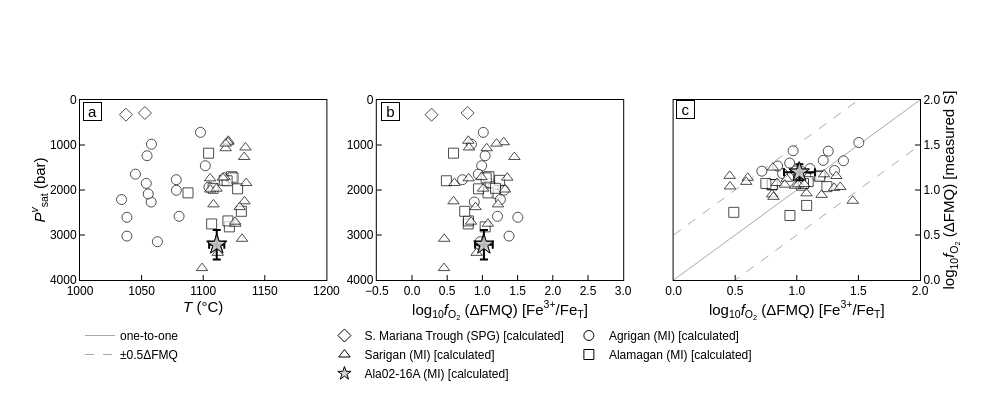

The notebook cell this image was saved under:
### Code cell
fig = make_subplots(rows=1, cols=3,
                   shared_yaxes = False, shared_xaxes = False,
                   vertical_spacing=0.08, horizontal_spacing=0.06)

data = pvsat

# T-P
r = 1
c = 1
fig.add_trace(go.Scatter(mode = "markers", x=data["T_C"], y=data["P_bar"], showlegend=False,
                         marker=dict(symbol=my_analyses["Symbol"], color='white', line_color="black", size=my_analyses['Size'], line_width=1)), row = r, col = c)
fig.add_trace(go.Scatter(mode = "markers", x=[pvsat_stats["T_mean"]], y=[pvsat_stats["P_mean"]], showlegend=False,
                         error_x=dict(type='constant', value=2*pvsat_stats["T_sd"],visible=True),
                         error_y=dict(type='constant', value=2*pvsat_stats["P_sd"],visible=True),
                         marker=dict(symbol=[my_analyses.loc[29,"Symbol"]], color='black', line_color="black", size=[my_analyses.loc[29,'Size']], line_width=1)), row = r, col = c)
fig.add_trace(go.Scatter(mode = "markers", x=[pvsat_stats["T_mean"]], y=[pvsat_stats["P_mean"]], showlegend=False,
                         marker=dict(symbol=[my_analyses.loc[29,"Symbol"]], color='white', line_color="black", size=[my_analyses.loc[29,'Size']], line_width=1)), row = r, col = c)
fig.update_xaxes(range = [1000,1200], dtick = 50, title = "<i>T</i> (\u00B0C)", row = r, col = c)
fig.update_yaxes(range = [4000,0], dtick = 1000, title = "<i>P<sup>v</sup></i><sub>sat</sub> (bar)",  row = r, col = c)
fig.add_annotation(x=1010, y=250,text="a",showarrow=False, bordercolor = "black", bgcolor="white",
                   width=15, height=15,font=dict(color="black",size=15),textangle=0,  row = r, col = c)

# DFMQ-P
r = 1
c = 2
fig.add_trace(go.Scatter(mode = "markers", x=data["fO2_DFMQ"], y=data["P_bar"], showlegend=False,
                         marker=dict(symbol=my_analyses["Symbol"], color='white', line_color="black", size=my_analyses['Size'], line_width=1)), row = r, col = c)
fig.add_trace(go.Scatter(mode = "markers", x=[pvsat_stats["fO2_mean"]], y=[pvsat_stats["P_mean"]], showlegend=False,
                         error_x=dict(type='constant', value=2*pvsat_stats["fO2_sd"],visible=True),
                         error_y=dict(type='constant', value=2*pvsat_stats["P_sd"],visible=True),
                         marker=dict(symbol=[my_analyses.loc[29,"Symbol"]], color='black', line_color="black", size=[my_analyses.loc[29,'Size']], line_width=1)), row = r, col = c)
fig.add_trace(go.Scatter(mode = "markers", x=[pvsat_stats["fO2_mean"]], y=[pvsat_stats["P_mean"]], showlegend=False,
                         marker=dict(symbol=[my_analyses.loc[29,"Symbol"]], color='white', line_color="black", size=[my_analyses.loc[29,'Size']], line_width=1)), row = r, col = c)
fig.update_yaxes(range = [4000,0], dtick = 1000, row = r, col = c)
fig.update_xaxes(range = [-0.5,3], dtick = 0.5, title = "log<sub>10</sub><i>f</i><sub>O<sub>2</sub></sub> (\u0394FMQ) [Fe<sup>3+</sup>/Fe<sub>T</sub>]", tickformat = ".1f", row = r, col = c)
fig.add_annotation(x=-0.3, y=250,text="b",showarrow=False, bordercolor = "black", bgcolor="white",
                   width=15, height=15,font=dict(color="black",size=15),textangle=0,  row = r, col = c)

# fO2-fO2
r = 1
c = 3
fig.add_trace(go.Scatter(mode = "lines", x=[0,4000], y=[0,4000], line_color = "darkgrey", line_width = 1, showlegend = False, 
                         line_dash = "solid"), row = r, col = c)
fig.add_trace(go.Scatter(mode = "lines", x=[0,2], y=[-0.5,1.5], line_color = "darkgrey", line_width = 1,showlegend=False, 
                         line_dash = "dash"), row = r, col = c)
fig.add_trace(go.Scatter(mode = "lines", x=[0,2], y=[0.5,2.5], line_color = "darkgrey", line_width = 1,showlegend=False,
                         line_dash = "dash"), row = r, col = c)
fig.add_trace(go.Scatter(mode = "markers", x=pvsat["fO2_DFMQ"], y=fO2fromS["DFMQ-sulfide"], showlegend = False,
                         marker=dict(symbol=my_analyses["Symbol"], color='white', line_color="black", size=my_analyses['Size'], line_width=1)), row = r, col = c)
fig.add_trace(go.Scatter(mode = "markers", x=[pvsat_stats["fO2_mean"]], y=[fO2fromS_stats["fO2_mean"]], showlegend = False,
                         error_x=dict(type='constant', value=2*pvsat_stats["fO2_sd"],visible=True),
                         error_y=dict(type='constant', value=2*fO2fromS_stats["fO2_sd"],visible=True),
                         marker=dict(symbol=[my_analyses.loc[29,"Symbol"]], color='black', line_color="black", size=[my_analyses.loc[29,'Size']], line_width=1)), row = r, col = c)
fig.add_trace(go.Scatter(mode = "markers", x=[pvsat_stats["fO2_mean"]], y=[fO2fromS_stats["fO2_mean"]], showlegend = False,
                         marker=dict(symbol=[my_analyses.loc[29,"Symbol"]], color='white', line_color="black", size=[my_analyses.loc[29,'Size']], line_width=1)), row = r, col = c)
fig.update_yaxes(range = [0,2], dtick = 0.5, title = "log<sub>10</sub><i>f</i><sub>O<sub>2</sub></sub> (\u0394FMQ) [measured S]", tickformat = ".1f",side='right', row = r, col = c)
fig.update_xaxes(range = [0,2], dtick = 0.5, title = "log<sub>10</sub><i>f</i><sub>O<sub>2</sub></sub> (\u0394FMQ) [Fe<sup>3+</sup>/Fe<sub>T</sub>]",  tickformat = ".1f", row = r, col = c)
fig.add_annotation(x=0.1, y=1.9,text="c",showarrow=False, bordercolor = "black", bgcolor="white",
                   width=15, height=15,font=dict(color="black",size=15),textangle=0,  row = r, col = c)

# create legend
fig.add_trace(go.Scatter(mode = "lines", x=[-1000,-1000], y=[-1000,-1000], line_color="darkgrey", line_width=1,
                         name="one-to-one"))
fig.add_trace(go.Scatter(mode = "markers", x=[-1000,-1000], y=[-1000,-1000],
                         marker=dict(symbol="diamond", color="white", line_color="black", size=10., line_width=1),
                         name="S. Mariana Trough (SPG) [calculated]"))
fig.add_trace(go.Scatter(mode = "markers", x=[-1000,-1000], y=[-1000,-1000],
                         marker=dict(symbol="circle", color="white", line_color="black", size=10., line_width=1),
                         name="Agrigan (MI) [calculated]"))
fig.add_trace(go.Scatter(mode = "lines", x=[-1000,-1000], y=[-1000,-1000], line_color="darkgrey", line_width=1,line_dash='dash',
                         name="\u00B10.5\u0394FMQ"))
fig.add_trace(go.Scatter(mode = "markers", x=[-1000,-1000], y=[-1000,-1000],
                         marker=dict(symbol="triangle-up", color="white", line_color="black", size=10., line_width=1),
                         name="Sarigan (MI) [calculated]"))
fig.add_trace(go.Scatter(mode = "markers", x=[-1000,-1000], y=[-1000,-1000],
                         marker=dict(symbol="square", color="white", line_color="black", size=10., line_width=1),
                         name="Alamagan (MI) [calculated]"))
fig.add_trace(go.Scatter(mode = "markers", x=[-1000,-1000], y=[-1000,-1000],
                         marker=dict(symbol="circle", color="white", line_color="white", size=10., line_width=1),
                         name=""))
fig.add_trace(go.Scatter(mode = "markers", x=[-1000,-1000], y=[-1000,-1000],
                         marker=dict(symbol="star", color="lightgrey", line_color="black", size=10., line_width=1),
                         name="Ala02-16A (MI) [calculated]"))
fig.update_layout(legend=dict(
    orientation="h",
    yanchor="bottom",
    y=-0.6,
    xanchor="left",
    x=0
))

fig.update_layout(height=400, width=1000, plot_bgcolor='rgb(255,255,255)' , showlegend = True)

fig.update_xaxes(showline=True, linewidth=1, linecolor='black', mirror=True, 
                 ticks="inside", ticklen=5, title_standoff = 0, tickcolor="black",
                 title_font=dict(size=15, family='Helvetica', color='black'), 
                 tickfont=dict(family='Helvetica', color='black', size=12))
fig.update_yaxes(showline=True, linewidth=1, linecolor='black', mirror=True, 
                 ticks="inside", ticklen=5, title_standoff = 0, tickcolor="black",
                title_font=dict(size=15, family='Helvetica', color='black'), 
                 tickfont=dict(family='Helvetica', color='black', size=12))

fig.update_layout(font_family="Helvetica",font_color="black")

fig.show()

### Figure 1 — Plotly figure (JSON) as saved in the notebook; plotly's stock layout.template omitted (floating-point values rounded to 4 significant figures)
{"data": [{"marker": {"color": "white", "line": {"color": "black", "width": 1}, "size": [10, 10, 10, 10, 10, 10, 10, 10, 10, 10, 10, 10, 10, 10, 10, 10, 10, 10, 10, 10, 10, 10, 10, 10, 10, 10, 10, 10, 10, 15, 10, 10, 10, 10, 10, 10, 10, 10, 10, 10, 10, 10, 10, 10, 10, 10, 10, 10, 10, 10, 10], "symbol": ["diamond", "diamond", "circle", "circle", "circle", "circle", "circle", "circle", "circle", "circle", "circle", "circle", "circle", "circle", "circle", "circle", "circle", "circle", "square", "square", "square", "square", "square", "square", "square", "square", "square", "square", "square", "star", "square", "triangle-up", "triangle-up", "triangle-up", "triangle-up", "triangle-up", "triangle-up", "triangle-up", "triangle-up", "triangle-up", "triangle-up", "triangle-up", "triangle-up", "triangle-up", "triangle-up", "triangle-up", "triangle-up", "triangle-up", "triangle-up", "triangle-up", "triangle-up"]}, "mode": "markers", "showlegend": false, "type": "scatter", "x": [1037.0, 1053.0, 1063.0, 1058.0, 1105.0, 1102.0, 1078.0, 1098.0, 1055.0, 1058.0, 1038.0, 1054.0, 1045.0, 1054.0, 1078.0, 1038.0, 1080.0, 1034.0, 1117.0, 1104.0, 1088.0, 1108.0, 1121.0, 1123.0, 1124.0, 1128.0, 1107.0, 1120.0, 1131.0, 1111.0, 1119.0, 1133.0, 1112.0, 1117.0, 1108.0, 1106.0, 1111.0, 1120.0, 1134.0, 1120.0, 1118.0, 1118.0, 1126.0, 1116.0, 1135.0, 1126.0, 1133.0, 1130.0, 1099.0, 1132.0, 1106.0], "xaxis": "x", "y": [326.7, 288.7, 3149.0, 2268.0, 1936.0, 1460.0, 1772.0, 719.4, 2088.0, 982.4, 2607.0, 1852.0, 1648.0, 1238.0, 2006.0, 3024.0, 2584.0, 2212.0, 1785.0, 1182.0, 2064.0, 1963.0, 2819.0, 1705.0, 1730.0, 1974.0, 2754.0, 2687.0, 2474.0, 3203.0, 1795.0, 1266.0, 3396.0, 1713.0, 2320.0, 1989.0, 1970.0, 906.5, 1055.0, 938.1, 1072.0, 968.8, 2750.0, 1726.0, 1846.0, 2704.0, 2252.0, 2381.0, 3735.0, 3085.0, 1741.0], "yaxis": "y"}, {"error_x": {"type": "constant", "value": 6.163, "visible": true}, "error_y": {"type": "constant", "value": 328.4, "visible": true}, "marker": {"color": "black", "line": {"color": "black", "width": 1}, "size": [15], "symbol": ["star"]}, "mode": "markers", "showlegend": false, "type": "scatter", "x": [1111.0], "xaxis": "x", "y": [3215.0], "yaxis": "y"}, {"marker": {"color": "white", "line": {"color": "black", "width": 1}, "size": [15], "symbol": ["star"]}, "mode": "markers", "showlegend": false, "type": "scatter", "x": [1111.0], "xaxis": "x", "y": [3215.0], "yaxis": "y"}, {"marker": {"color": "white", "line": {"color": "black", "width": 1}, "size": [10, 10, 10, 10, 10, 10, 10, 10, 10, 10, 10, 10, 10, 10, 10, 10, 10, 10, 10, 10, 10, 10, 10, 10, 10, 10, 10, 10, 10, 15, 10, 10, 10, 10, 10, 10, 10, 10, 10, 10, 10, 10, 10, 10, 10, 10, 10, 10, 10, 10, 10], "symbol": ["diamond", "diamond", "circle", "circle", "circle", "circle", "circle", "circle", "circle", "circle", "circle", "circle", "circle", "circle", "circle", "circle", "circle", "circle", "square", "square", "square", "square", "square", "square", "square", "square", "square", "square", "square", "star", "square", "triangle-up", "triangle-up", "triangle-up", "triangle-up", "triangle-up", "triangle-up", "triangle-up", "triangle-up", "triangle-up", "triangle-up", "triangle-up", "triangle-up", "triangle-up", "triangle-up", "triangle-up", "triangle-up", "triangle-up", "triangle-up", "triangle-up", "triangle-up"]}, "mode": "markers", "showlegend": false, "type": "scatter", "x": [0.278, 0.7905, 0.97, 0.8843, 1.152, 0.99, 0.7162, 1.012, 1.195, 0.8444, 1.503, 1.108, 0.9422, 1.039, 1.306, 1.379, 1.214, 1.255, 1.244, 0.5897, 1.08, 1.187, 1.039, 1.093, 1.054, 0.9442, 0.7989, 0.8018, 0.7489, 1.016, 0.4885, 1.454, 0.9182, 0.9871, 1.221, 1.321, 1.011, 0.7996, 0.8103, 1.303, 1.061, 1.201, 1.079, 1.352, 0.6018, 0.8387, 0.5894, 0.902, 0.455, 0.4578, 0.8058], "xaxis": "x2", "y": [326.7, 288.7, 3149.0, 2268.0, 1936.0, 1460.0, 1772.0, 719.4, 2088.0, 982.4, 2607.0, 1852.0, 1648.0, 1238.0, 2006.0, 3024.0, 2584.0, 2212.0, 1785.0, 1182.0, 2064.0, 1963.0, 2819.0, 1705.0, 1730.0, 1974.0, 2754.0, 2687.0, 2474.0, 3203.0, 1795.0, 1266.0, 3396.0, 1713.0, 2320.0, 1989.0, 1970.0, 906.5, 1055.0, 938.1, 1072.0, 968.8, 2750.0, 1726.0, 1846.0, 2704.0, 2252.0, 2381.0, 3735.0, 3085.0, 1741.0], "yaxis": "y2"}, {"error_x": {"type": "constant", "value": 0.1255, "visible": true}, "error_y": {"type": "constant", "value": 328.4, "visible": true}, "marker": {"color": "black", "line": {"color": "black", "width": 1}, "size": [15], "symbol": ["star"]}, "mode": "markers", "showlegend": false, "type": "scatter", "x": [1.022], "xaxis": "x2", "y": [3215.0], "yaxis": "y2"}, {"marker": {"color": "white", "line": {"color": "black", "width": 1}, "size": [15], "symbol": ["star"]}, "mode": "markers", "showlegend": false, "type": "scatter", "x": [1.022], "xaxis": "x2", "y": [3215.0], "yaxis": "y2"}, {"line": {"color": "darkgrey", "dash": "solid", "width": 1}, "mode": "lines", "showlegend": false, "type": "scatter", "x": [0, 4000], "xaxis": "x3", "y": [0, 4000], "yaxis": "y3"}, {"line": {"color": "darkgrey", "dash": "dash", "width": 1}, "mode": "lines", "showlegend": false, "type": "scatter", "x": [0, 2], "xaxis": "x3", "y": [-0.5, 1.5], "yaxis": "y3"}, {"line": {"color": "darkgrey", "dash": "dash", "width": 1}, "mode": "lines", "showlegend": false, "type": "scatter", "x": [0, 2], "xaxis": "x3", "y": [0.5, 2.5], "yaxis": "y3"}, {"marker": {"color": "white", "line": {"color": "black", "width": 1}, "size": [10, 10, 10, 10, 10, 10, 10, 10, 10, 10, 10, 10, 10, 10, 10, 10, 10, 10, 10, 10, 10, 10, 10, 10, 10, 10, 10, 10, 10, 15, 10, 10, 10, 10, 10, 10, 10, 10, 10, 10, 10, 10, 10, 10, 10, 10, 10, 10, 10, 10, 10], "symbol": ["diamond", "diamond", "circle", "circle", "circle", "circle", "circle", "circle", "circle", "circle", "circle", "circle", "circle", "circle", "circle", "circle", "circle", "circle", "square", "square", "square", "square", "square", "square", "square", "square", "square", "square", "square", "star", "square", "triangle-up", "triangle-up", "triangle-up", "triangle-up", "triangle-up", "triangle-up", "triangle-up", "triangle-up", "triangle-up", "triangle-up", "triangle-up", "triangle-up", "triangle-up", "triangle-up", "triangle-up", "triangle-up", "triangle-up", "triangle-up", "triangle-up", "triangle-up"]}, "mode": "markers", "showlegend": false, "type": "scatter", "x": [0.278, 0.7905, 0.97, 0.8843, 1.152, 0.99, 0.7162, 1.012, 1.195, 0.8444, 1.503, 1.108, 0.9422, 1.039, 1.306, 1.379, 1.214, 1.255, 1.244, 0.5897, 1.08, 1.187, 1.039, 1.093, 1.054, 0.9442, 0.7989, 0.8018, 0.7489, 1.016, 0.4885, 1.454, 0.9182, 0.9871, 1.221, 1.321, 1.011, 0.7996, 0.8103, 1.303, 1.061, 1.201, 1.079, 1.352, 0.6018, 0.8387, 0.5894, 0.902, 0.455, 0.4578, 0.8058], "xaxis": "x3", "y": ["", "", 1.436, 1.183, 1.162, 1.212, 1.209, 1.161, 1.16, 1.266, 1.528, 1.238, 1.299, 1.205, 1.216, 1.324, 1.33, 1.432, 1.037, "", 0.8287, 1.152, 1.053, 1.093, 1.072, 0.7167, 1.056, 1.061, 1.072, 1.197, 0.7519, 0.8806, 1.125, 1.047, 1.174, 1.155, 1.063, 0.9514, 0.9241, 1.024, 1.064, 0.946, 0.963, 1.034, 1.135, 1.078, 1.09, 1.059, 1.157, 1.039, 1.249], "yaxis": "y3"}, {"error_x": {"type": "constant", "value": 0.1255, "visible": true}, "error_y": {"type": "constant", "value": 0.08952, "visible": true}, "marker": {"color": "black", "line": {"color": "black", "width": 1}, "size": [15], "symbol": ["star"]}, "mode": "markers", "showlegend": false, "type": "scatter", "x": [1.022], "xaxis": "x3", "y": [1.196], "yaxis": "y3"}, {"marker": {"color": "white", "line": {"color": "black", "width": 1}, "size": [15], "symbol": ["star"]}, "mode": "markers", "showlegend": false, "type": "scatter", "x": [1.022], "xaxis": "x3", "y": [1.196], "yaxis": "y3"}, {"line": {"color": "darkgrey", "width": 1}, "mode": "lines", "name": "one-to-one", "type": "scatter", "x": [-1000, -1000], "y": [-1000, -1000]}, {"marker": {"color": "white", "line": {"color": "black", "width": 1}, "size": 10, "symbol": "diamond"}, "mode": "markers", "name": "S. Mariana Trough (SPG) [calculated]", "type": "scatter", "x": [-1000, -1000], "y": [-1000, -1000]}, {"marker": {"color": "white", "line": {"color": "black", "width": 1}, "size": 10, "symbol": "circle"}, "mode": "markers", "name": "Agrigan (MI) [calculated]", "type": "scatter", "x": [-1000, -1000], "y": [-1000, -1000]}, {"line": {"color": "darkgrey", "dash": "dash", "width": 1}, "mode": "lines", "name": "±0.5ΔFMQ", "type": "scatter", "x": [-1000, -1000], "y": [-1000, -1000]}, {"marker": {"color": "white", "line": {"color": "black", "width": 1}, "size": 10, "symbol": "triangle-up"}, "mode": "markers", "name": "Sarigan (MI) [calculated]", "type": "scatter", "x": [-1000, -1000], "y": [-1000, -1000]}, {"marker": {"color": "white", "line": {"color": "black", "width": 1}, "size": 10, "symbol": "square"}, "mode": "markers", "name": "Alamagan (MI) [calculated]", "type": "scatter", "x": [-1000, -1000], "y": [-1000, -1000]}, {"marker": {"color": "white", "line": {"color": "white", "width": 1}, "size": 10, "symbol": "circle"}, "mode": "markers", "name": "", "type": "scatter", "x": [-1000, -1000], "y": [-1000, -1000]}, {"marker": {"color": "lightgrey", "line": {"color": "black", "width": 1}, "size": 10, "symbol": "star"}, "mode": "markers", "name": "Ala02-16A (MI) [calculated]", "type": "scatter", "x": [-1000, -1000], "y": [-1000, -1000]}], "layout": {"annotations": [{"bgcolor": "white", "bordercolor": "black", "font": {"color": "black", "size": 15}, "height": 15, "showarrow": false, "text": "a", "textangle": 0, "width": 15, "x": 1010, "xref": "x", "y": 250, "yref": "y"}, {"bgcolor": "white", "bordercolor": "black", "font": {"color": "black", "size": 15}, "height": 15, "showarrow": false, "text": "b", "textangle": 0, "width": 15, "x": -0.3, "xref": "x2", "y": 250, "yref": "y2"}, {"bgcolor": "white", "bordercolor": "black", "font": {"color": "black", "size": 15}, "height": 15, "showarrow": false, "text": "c", "textangle": 0, "width": 15, "x": 0.1, "xref": "x3", "y": 1.9, "yref": "y3"}], "font": {"color": "black", "family": "Helvetica"}, "height": 400, "legend": {"orientation": "h", "x": 0, "xanchor": "left", "y": -0.6, "yanchor": "bottom"}, "plot_bgcolor": "rgb(255,255,255)", "showlegend": true, "width": 1000, "xaxis": {"anchor": "y", "domain": [0, 0.2933], "dtick": 50, "linecolor": "black", "linewidth": 1, "mirror": true, "range": [1000, 1200], "showline": true, "tickcolor": "black", "tickfont": {"color": "black", "family": "Helvetica", "size": 12}, "ticklen": 5, "ticks": "inside", "title": {"font": {"color": "black", "family": "Helvetica", "size": 15}, "standoff": 0, "text": "<i>T</i> (°C)"}}, "xaxis2": {"anchor": "y2", "domain": [0.3533, 0.6467], "dtick": 0.5, "linecolor": "black", "linewidth": 1, "mirror": true, "range": [-0.5, 3], "showline": true, "tickcolor": "black", "tickfont": {"color": "black", "family": "Helvetica", "size": 12}, "tickformat": ".1f", "ticklen": 5, "ticks": "inside", "title": {"font": {"color": "black", "family": "Helvetica", "size": 15}, "standoff": 0, "text": "log<sub>10</sub><i>f</i><sub>O<sub>2</sub></sub> (ΔFMQ) [Fe<sup>3+</sup>/Fe<sub>T</sub>]"}}, "xaxis3": {"anchor": "y3", "domain": [0.7067, 1], "dtick": 0.5, "linecolor": "black", "linewidth": 1, "mirror": true, "range": [0, 2], "showline": true, "tickcolor": "black", "tickfont": {"color": "black", "family": "Helvetica", "size": 12}, "tickformat": ".1f", "ticklen": 5, "ticks": "inside", "title": {"font": {"color": "black", "family": "Helvetica", "size": 15}, "standoff": 0, "text": "log<sub>10</sub><i>f</i><sub>O<sub>2</sub></sub> (ΔFMQ) [Fe<sup>3+</sup>/Fe<sub>T</sub>]"}}, "yaxis": {"anchor": "x", "domain": [0, 1], "dtick": 1000, "linecolor": "black", "linewidth": 1, "mirror": true, "range": [4000, 0], "showline": true, "tickcolor": "black", "tickfont": {"color": "black", "family": "Helvetica", "size": 12}, "ticklen": 5, "ticks": "inside", "title": {"font": {"color": "black", "family": "Helvetica", "size": 15}, "standoff": 0, "text": "<i>P<sup>v</sup></i><sub>sat</sub> (bar)"}}, "yaxis2": {"anchor": "x2", "domain": [0, 1], "dtick": 1000, "linecolor": "black", "linewidth": 1, "mirror": true, "range": [4000, 0], "showline": true, "tickcolor": "black", "tickfont": {"color": "black", "family": "Helvetica", "size": 12}, "ticklen": 5, "ticks": "inside", "title": {"font": {"color": "black", "family": "Helvetica", "size": 15}, "standoff": 0}}, "yaxis3": {"anchor": "x3", "domain": [0, 1], "dtick": 0.5, "linecolor": "black", "linewidth": 1, "mirror": true, "range": [0, 2], "showline": true, "side": "right", "tickcolor": "black", "tickfont": {"color": "black", "family": "Helvetica", "size": 12}, "tickformat": ".1f", "ticklen": 5, "ticks": "inside", "title": {"font": {"color": "black", "family": "Helvetica", "size": 15}, "standoff": 0, "text": "log<sub>10</sub><i>f</i><sub>O<sub>2</sub></sub> (ΔFMQ) [measured S]"}}}}
